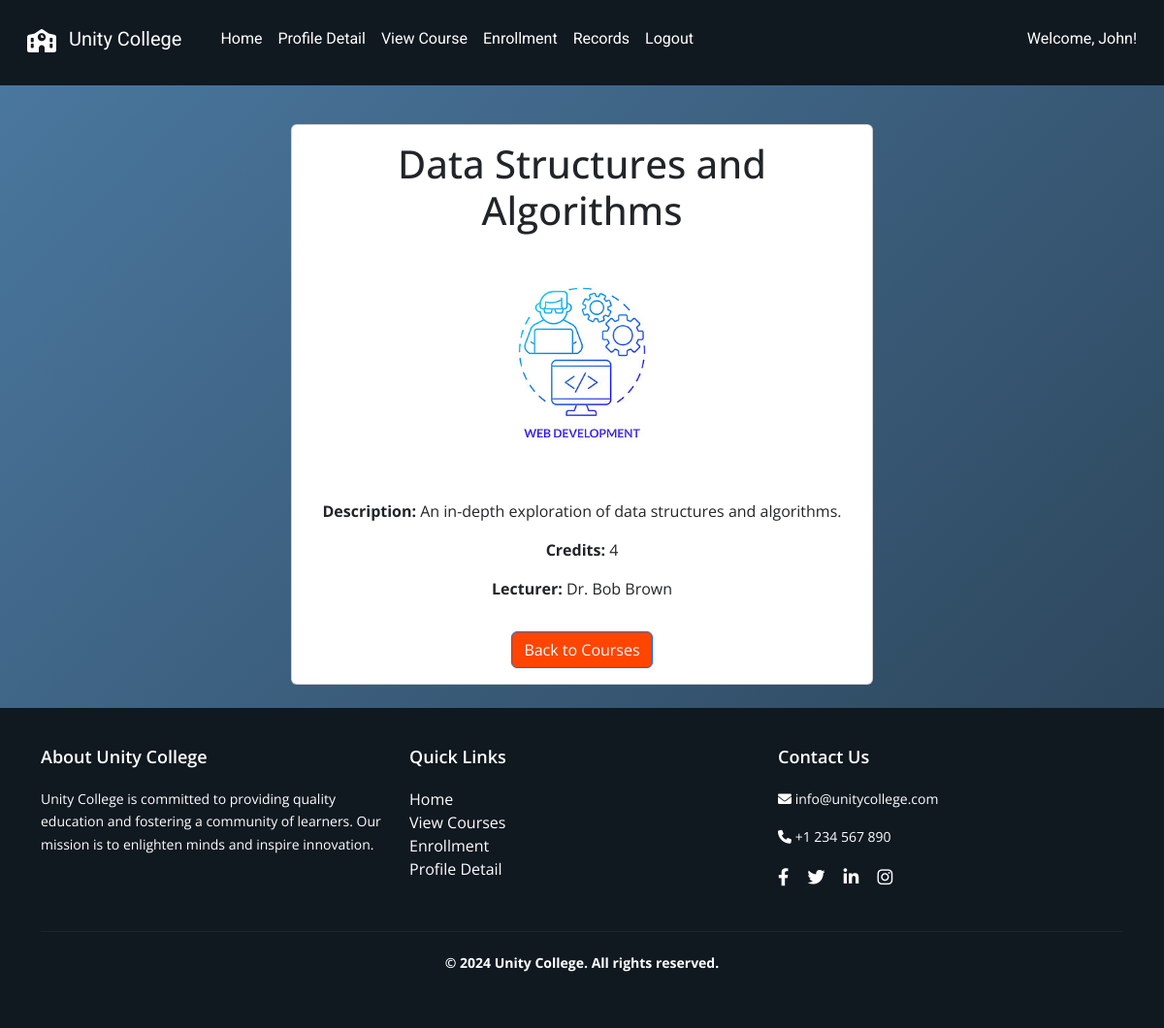
Before: /student/courses/detail/38 (signed in) with the older database file.
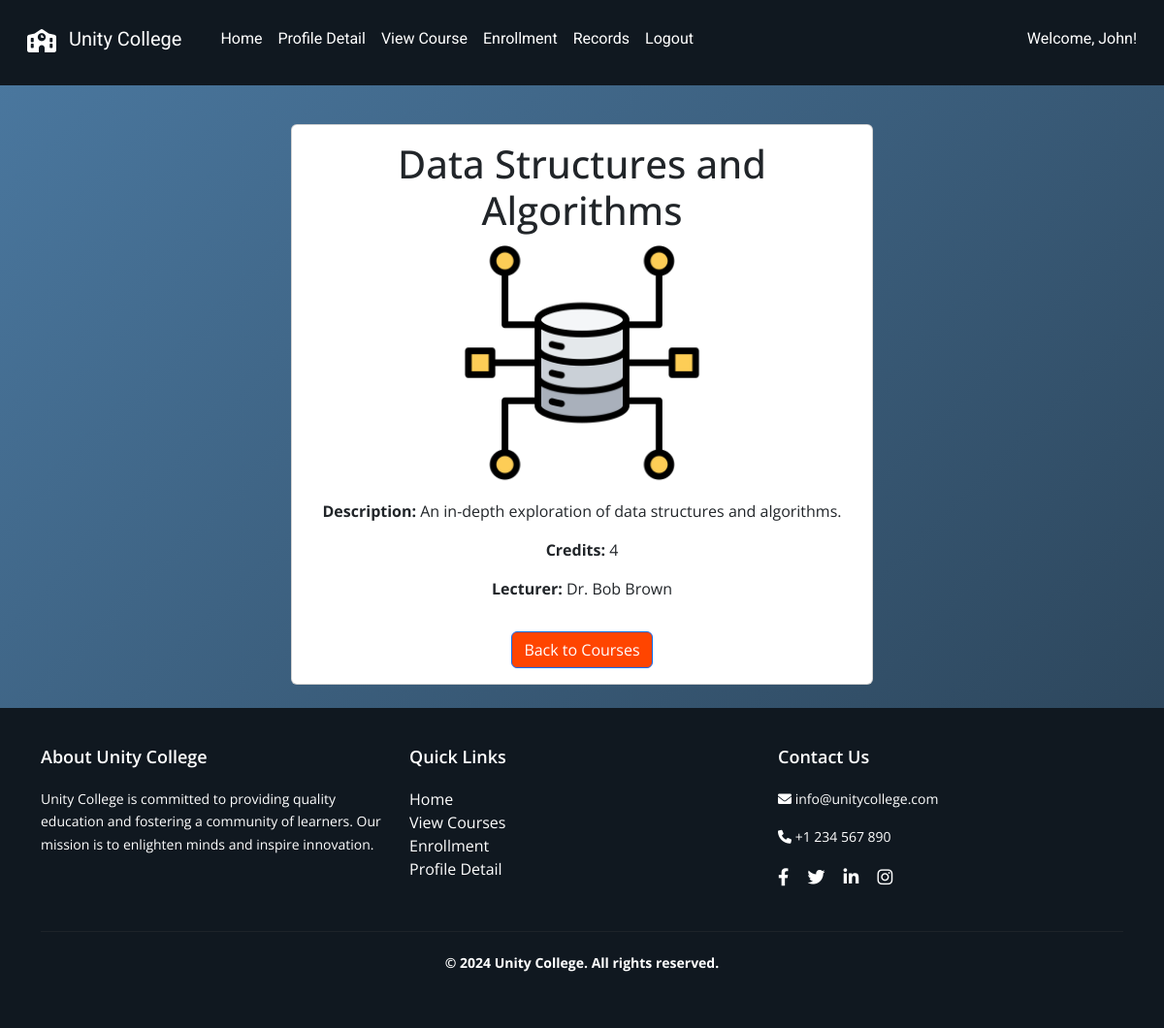
After: the same page with the newer database file.
### tables this page shows
CREATE TABLE "course" (
    "id" INTEGER PRIMARY KEY AUTOINCREMENT,
    "name" TEXT NOT NULL,
    "image" TEXT NOT NULL,
    "description" TEXT NOT NULL,
    "credits" INTEGER NOT NULL,
    "lecturer" TEXT NOT NULL
);

### app.py (the view)
@app.route('/student/courses/detail/<int:course_id>')
def course_detail(course_id):
    if 'username' not in session or session.get('user_type') != 'student':
        return redirect(url_for('student_login'))
    username = session.get('username')
    try:
        course = query_db("SELECT name, image, description, credits, lecturer FROM course WHERE id = ?", (course_id,), one=True)
        if course:
            return render_template('student/course_detail.html', course=course, username=username)
        else:
            return "Course not found", 404
    except Exception as e:
        print(traceback.format_exc())
        return "An error occurred while fetching course details.", 500

### dbcontroller.py (called while the page is built)
def query_db(query, args=(), one=False):
    con = sqlite3.connect('advweb.db')
    cur = con.cursor()
    cur.execute(query, args)
    rv = cur.fetchall()
    cur.close()
    con.close()
    return (rv[0] if rv else None) if one else rv

### templates/student/course_detail.html
{% extends "/student/layout.html" %} {% block content %}
<div class="container mt-4">
  <div class="card mx-auto" style="max-width: 600px; background-color: white">
    <div class="card-body text-center">
      <h1 class="card-title">{{ course[0] }}</h1>
      <img
        src="{{ url_for('static', filename='images/courses/' ~ course[1]) }}"
        alt="Course Image"
        class="img-fluid mb-3"
        style="width: 250px; height: 250px; object-fit: cover"
      />
      <p class="card-text"><strong>Description:</strong> {{ course[2] }}</p>
      <p class="card-text"><strong>Credits:</strong> {{ course[3] }}</p>
      <p class="card-text"><strong>Lecturer:</strong> {{ course[4] }}</p>
      <a href="{{ url_for('view_courses') }}" class="btn btn-primary mt-3"
        >Back to Courses</a
      >
    </div>
  </div>
</div>
{% endblock %}

Changed rows visible on the page:
changed course "Data Structures and Algorithms": image: a different picture
